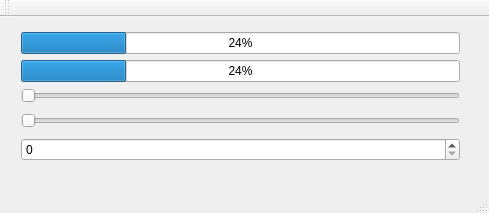
<?xml version="1.0" encoding="UTF-8"?>
<ui version="4.0">
 <class>MainWindow</class>
 <widget class="QMainWindow" name="MainWindow">
  <property name="geometry">
   <rect>
    <x>0</x>
    <y>0</y>
    <width>489</width>
    <height>213</height>
   </rect>
  </property>
  <property name="windowTitle">
   <string>MainWindow</string>
  </property>
  <widget class="QWidget" name="centralWidget">
   <widget class="QWidget" name="">
    <property name="geometry">
     <rect>
      <x>10</x>
      <y>0</y>
      <width>461</width>
      <height>160</height>
     </rect>
    </property>
    <layout class="QVBoxLayout" name="verticalLayout_2">
     <item>
      <layout class="QVBoxLayout" name="verticalLayout">
       <item>
        <widget class="QProgressBar" name="progressBar_2">
         <property name="value">
          <number>24</number>
         </property>
        </widget>
       </item>
       <item>
        <widget class="QProgressBar" name="progressBar">
         <property name="value">
          <number>24</number>
         </property>
        </widget>
       </item>
       <item>
        <widget class="QSlider" name="horizontalSlider">
         <property name="orientation">
          <enum>Qt::Horizontal</enum>
         </property>
        </widget>
       </item>
      </layout>
     </item>
     <item>
      <widget class="QSlider" name="horizontalSlider_2">
       <property name="orientation">
        <enum>Qt::Horizontal</enum>
       </property>
      </widget>
     </item>
     <item>
      <widget class="QSpinBox" name="spinBox"/>
     </item>
    </layout>
   </widget>
  </widget>
  <widget class="QMenuBar" name="menuBar">
   <property name="geometry">
    <rect>
     <x>0</x>
     <y>0</y>
     <width>489</width>
     <height>28</height>
    </rect>
   </property>
  </widget>
  <widget class="QToolBar" name="mainToolBar">
   <attribute name="toolBarArea">
    <enum>TopToolBarArea</enum>
   </attribute>
   <attribute name="toolBarBreak">
    <bool>false</bool>
   </attribute>
  </widget>
  <widget class="QStatusBar" name="statusBar"/>
 </widget>
 <layoutdefault spacing="6" margin="11"/>
 <resources/>
 <connections>
  <connection>
   <sender>horizontalSlider</sender>
   <signal>valueChanged(int)</signal>
   <receiver>progressBar_2</receiver>
   <slot>setValue(int)</slot>
   <hints>
    <hint type="sourcelabel">
     <x>90</x>
     <y>128</y>
    </hint>
    <hint type="destinationlabel">
     <x>104</x>
     <y>68</y>
    </hint>
   </hints>
  </connection>
 </connections>
</ui>
